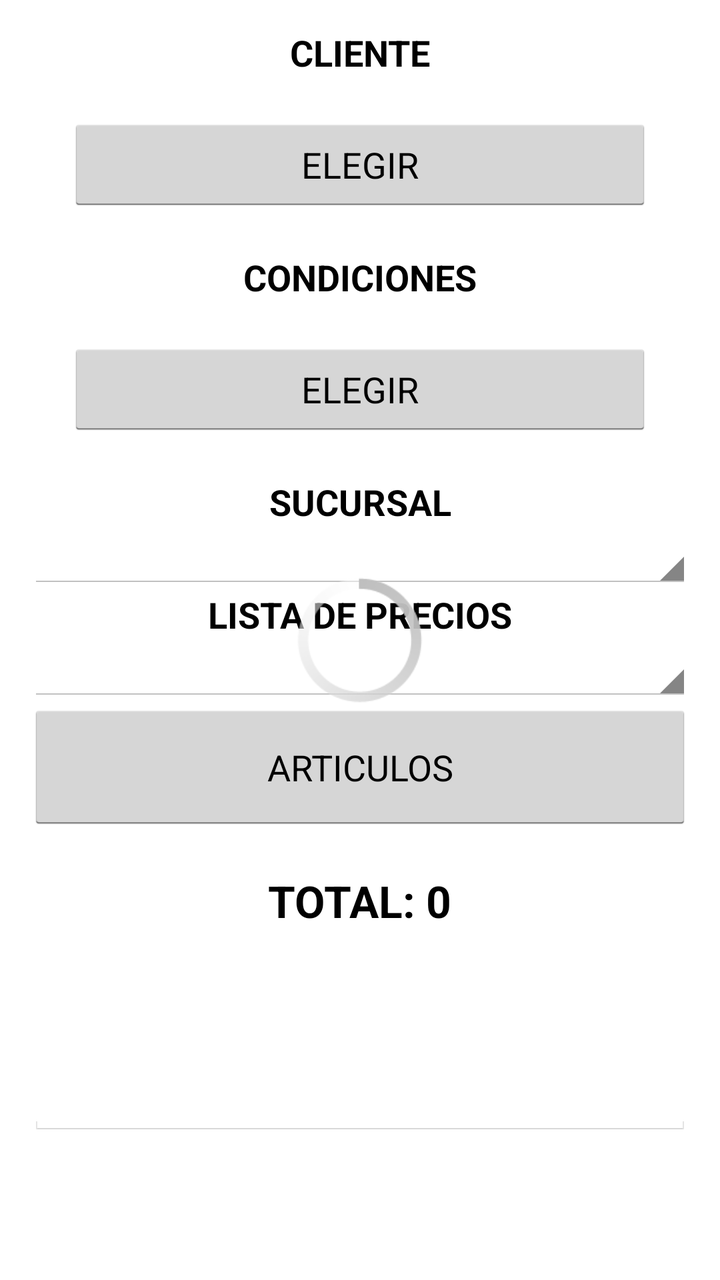
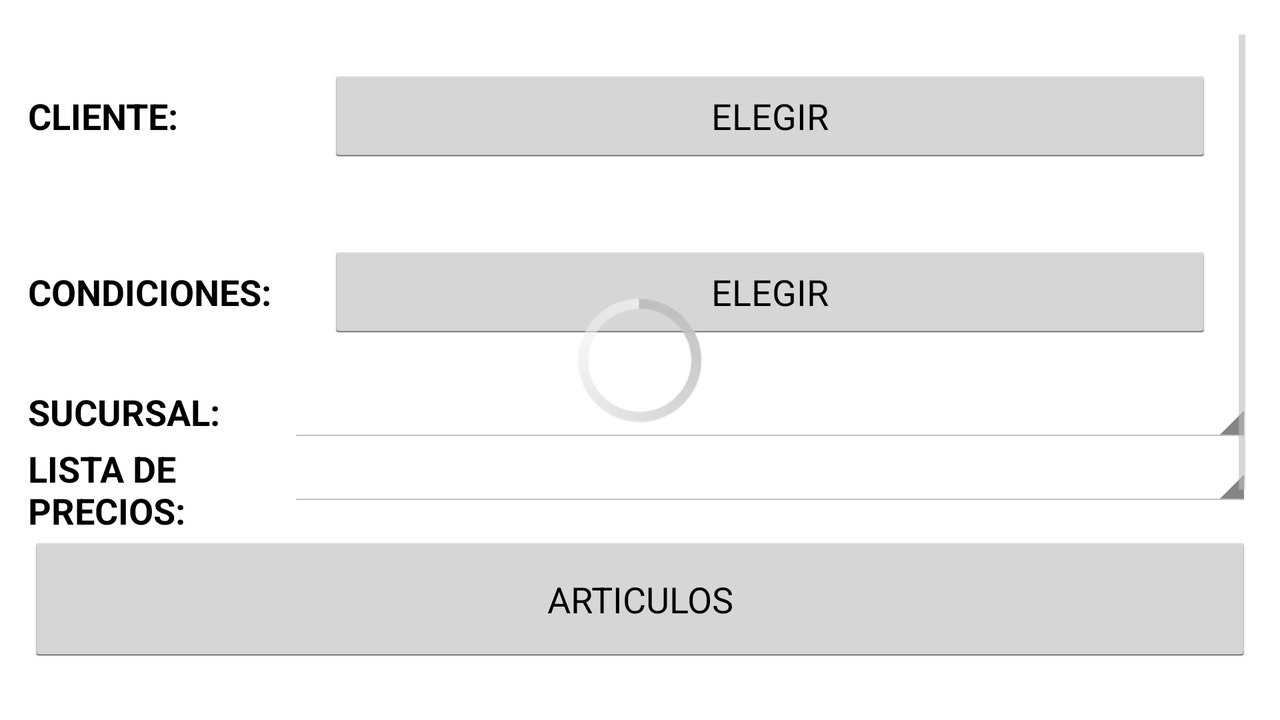

One screen, two layout resources from the same app: the default and the repository's alternative for another configuration. Each is rendered where Android would select it; the XML of both is given below.
<!-- AndroidManifest.xml: application theme android:Theme.Holo.Light.DarkActionBar -->
<!-- res/layout/fragment_pedidos.xml -->
<FrameLayout xmlns:android="http://schemas.android.com/apk/res/android"
    xmlns:tools="http://schemas.android.com/tools"
    android:layout_width="match_parent"
    android:layout_height="match_parent"
    tools:context="py.com.sshc.app.PedidosFragment">

    

    <ScrollView
        android:layout_width="fill_parent"
        android:layout_height="fill_parent"
        android:id="@+id/scrollView"
        android:layout_gravity="center" >

        <LinearLayout
            android:orientation="vertical"
            android:layout_width="fill_parent"
            android:layout_height="fill_parent"
            android:layout_margin="14dp"
            android:weightSum="1">

            <LinearLayout
                android:layout_width="match_parent"
                android:layout_height="wrap_content"
                android:layout_gravity="center_horizontal|bottom"
                android:orientation="vertical"

                >

                <TextView
                    android:layout_width="match_parent"
                    android:layout_height="wrap_content"
                    android:layout_gravity="center"
                    android:gravity="center"
                    android:text="CLIENTE"
                    android:textAppearance="?android:attr/textAppearanceMedium"
                    android:textStyle="normal|bold" />

                <Button
                    android:id="@+id/buttonElegirCliente"
                    android:layout_width="fill_parent"
                    android:layout_height="wrap_content"
                    android:layout_gravity="center"
                    android:layout_margin="20dp"
                    android:text="ELEGIR" />


            </LinearLayout>

            <LinearLayout
                android:layout_width="match_parent"
                android:layout_height="wrap_content"
                android:layout_gravity="center_horizontal|bottom"
                android:orientation="vertical"

                >

                <TextView
                    android:layout_width="match_parent"
                    android:layout_height="wrap_content"
                    android:layout_gravity="center"
                    android:gravity="center"
                    android:text="CONDICIONES"
                    android:textAppearance="?android:attr/textAppearanceMedium"
                    android:textStyle="normal|bold" />

                <Button
                    android:id="@+id/buttonElegirCredito"
                    android:layout_width="fill_parent"
                    android:layout_height="wrap_content"
                    android:layout_margin="20dp"
                    android:text="ELEGIR" />

            </LinearLayout>


            <LinearLayout
                android:layout_width="match_parent"
                android:layout_height="wrap_content"
                android:layout_gravity="center_horizontal|bottom"
                android:orientation="vertical"

                >


                <TextView
                    android:layout_width="match_parent"
                    android:layout_height="wrap_content"
                    android:layout_gravity="center"
                    android:gravity="center"
                    android:text="SUCURSAL"
                    android:textAppearance="?android:attr/textAppearanceMedium"
                    android:textStyle="normal|bold" />

                <Spinner
                    android:id="@+id/spinnerSucursal_pedidos"
                    android:layout_width="fill_parent"
                    android:layout_height="wrap_content">

                </Spinner>

            </LinearLayout>

            <LinearLayout
                android:layout_width="match_parent"
                android:layout_height="wrap_content"
                android:layout_gravity="center_horizontal|bottom"
                android:orientation="vertical"

                >


                <TextView
                    android:layout_width="match_parent"
                    android:layout_height="wrap_content"
                    android:layout_gravity="center"
                    android:gravity="center"
                    android:text="LISTA DE PRECIOS"
                    android:textAppearance="?android:attr/textAppearanceMedium"
                    android:textStyle="normal|bold" />

                <Spinner
                    android:id="@+id/spinnerPreciosLista_pedidos"
                    android:layout_width="fill_parent"
                    android:layout_height="wrap_content">

                </Spinner>

            </LinearLayout>




            <Button
                android:layout_width="fill_parent"
                android:layout_height="wrap_content"
                android:text="ARTICULOS"
                android:id="@+id/buttonElegirArticulos"
                android:padding="20dp"

                />

            <LinearLayout
                android:orientation="horizontal"
                android:layout_width="wrap_content"
                android:layout_height="wrap_content"
                android:layout_gravity="center_horizontal"
                android:padding="20dp"
                >

                <TextView
                    android:layout_width="wrap_content"
                    android:layout_height="wrap_content"
                    android:textAppearance="?android:attr/textAppearanceLarge"
                    android:text="TOTAL: "
                    android:textStyle="bold"
                    android:layout_gravity="center"
                    />
                <TextView
                    android:layout_width="wrap_content"
                    android:layout_height="wrap_content"
                    android:textAppearance="?android:attr/textAppearanceLarge"
                    android:text="0"
                    android:id="@+id/textView_formPedidosArticulo_total"
                    android:layout_centerInParent="true"
                    android:gravity="center_horizontal"
                    android:layout_gravity="center_vertical"
                    android:textStyle="bold"
                    />

            </LinearLayout>

            <TextView
                android:layout_width="fill_parent"
                android:layout_height="wrap_content"
                android:textAppearance="?android:attr/textAppearanceMedium"
                android:text=""
                android:id="@+id/textView_fragment_pedidos_estado_autorizacion"
                android:textStyle="normal|bold"
                android:layout_gravity="center"
                android:gravity="center_horizontal"
                android:paddingTop="20dp"
                />



            <EditText
                android:layout_width="fill_parent"
                android:layout_height="wrap_content"
                android:inputType="textMultiLine"
                android:ems="10"
                android:text=""
                android:id="@+id/editText_fragmen_pedidos_resultado"
                android:layout_gravity="center_horizontal|bottom"
                android:enabled="false"
                />

        </LinearLayout>

    </ScrollView>

    <ProgressBar
        android:layout_width="80dp"
        android:layout_height="80dp"
        android:layout_gravity="center"
        android:id="@+id/progressBar_fragmen_pedidos"
        />

</FrameLayout>
<!-- resources referenced by this layout -->
<resources>

</resources>
<!-- res/layout-w600dp/fragment_pedidos.xml (the repository's variant of the layout above) -->
<!-- drawn on the phone turned sideways -->
<FrameLayout xmlns:android="http://schemas.android.com/apk/res/android"
    xmlns:tools="http://schemas.android.com/tools"
    android:layout_width="match_parent"
    android:layout_height="match_parent"
    android:padding="14dp"
    tools:context="py.com.sshc.app.PedidosFragment">

    

    <ScrollView
        android:layout_width="fill_parent"
        android:layout_height="fill_parent"
        android:id="@+id/scrollView"
        android:layout_gravity="center" >

        <LinearLayout
            android:layout_width="fill_parent"
            android:layout_height="fill_parent"
            android:orientation="vertical"
            android:weightSum="1">

            <LinearLayout
                android:layout_width="match_parent"
                android:layout_height="wrap_content"
                android:layout_gravity="center_horizontal|bottom"
                android:orientation="horizontal"

                >

                <TextView
                    android:layout_width="130dp"
                    android:layout_height="wrap_content"
                    android:layout_gravity="center"
                    android:text="CLIENTE:"
                    android:textAppearance="?android:attr/textAppearanceMedium"
                    android:textStyle="normal|bold" />

                <Button
                    android:id="@+id/buttonElegirCliente"
                    android:layout_width="fill_parent"
                    android:layout_height="wrap_content"
                    android:layout_gravity="center"
                    android:layout_margin="20dp"
                    android:text="ELEGIR" />


            </LinearLayout>

            <LinearLayout
                android:layout_width="match_parent"
                android:layout_height="wrap_content"
                android:layout_gravity="center_horizontal|bottom"
                android:orientation="horizontal"

                >

                <TextView
                    android:layout_width="130dp"
                    android:layout_height="wrap_content"
                    android:layout_gravity="center"
                    android:text="CONDICIONES:"
                    android:textAppearance="?android:attr/textAppearanceMedium"
                    android:textStyle="normal|bold" />

                <Button
                    android:id="@+id/buttonElegirCredito"
                    android:layout_width="fill_parent"
                    android:layout_height="wrap_content"
                    android:layout_margin="20dp"
                    android:text="ELEGIR" />

            </LinearLayout>


            <LinearLayout
                android:layout_width="match_parent"
                android:layout_height="wrap_content"
                android:layout_gravity="center_horizontal|bottom"
                android:orientation="horizontal"

                >


                <TextView
                    android:layout_width="130dp"
                    android:layout_height="wrap_content"
                    android:layout_gravity="center"
                    android:text="SUCURSAL:"
                    android:textAppearance="?android:attr/textAppearanceMedium"
                    android:textStyle="normal|bold" />

                <Spinner
                    android:id="@+id/spinnerSucursal_pedidos"
                    android:layout_width="fill_parent"
                    android:layout_height="wrap_content">

                </Spinner>

            </LinearLayout>

            <LinearLayout
                android:layout_width="match_parent"
                android:layout_height="wrap_content"
                android:layout_gravity="center_horizontal|bottom"
                android:orientation="horizontal"

                >


                <TextView
                    android:layout_width="130dp"
                    android:layout_height="wrap_content"
                    android:layout_gravity="center"
                    android:text="LISTA DE PRECIOS:"
                    android:textAppearance="?android:attr/textAppearanceMedium"
                    android:textStyle="normal|bold" />

                <Spinner
                    android:id="@+id/spinnerPreciosLista_pedidos"
                    android:layout_width="fill_parent"
                    android:layout_height="wrap_content">

                </Spinner>

            </LinearLayout>


            <Button
                android:id="@+id/buttonElegirArticulos"
                android:layout_width="fill_parent"
                android:layout_height="wrap_content"
                android:padding="20dp"
                android:text="ARTICULOS"

                />

            <LinearLayout
                android:orientation="horizontal"
                android:layout_width="wrap_content"
                android:layout_height="wrap_content"
                android:layout_gravity="center_horizontal"
                android:padding="20dp"
                >

                <TextView
                    android:layout_width="wrap_content"
                    android:layout_height="wrap_content"
                    android:textAppearance="?android:attr/textAppearanceLarge"
                    android:text="TOTAL: "
                    android:textStyle="bold"
                    android:layout_gravity="center"
                    />
                <TextView
                    android:layout_width="wrap_content"
                    android:layout_height="wrap_content"
                    android:textAppearance="?android:attr/textAppearanceLarge"
                    android:text="0"
                    android:id="@+id/textView_formPedidosArticulo_total"
                    android:layout_centerInParent="true"
                    android:gravity="center_horizontal"
                    android:layout_gravity="center_vertical"
                    android:textStyle="bold"
                    />

            </LinearLayout>

            <TextView
                android:id="@+id/textView_fragment_pedidos_estado_autorizacion"
                android:layout_width="fill_parent"
                android:layout_height="wrap_content"
                android:layout_gravity="center"
                android:gravity="center_horizontal"
                android:paddingTop="20dp"
                android:text=""
                android:textAppearance="?android:attr/textAppearanceMedium"
                android:textStyle="normal|bold" />


            <EditText
                android:id="@+id/editText_fragmen_pedidos_resultado"
                android:layout_width="fill_parent"
                android:layout_height="wrap_content"
                android:layout_gravity="center_horizontal|bottom"
                android:ems="10"
                android:enabled="false"
                android:inputType="textMultiLine"
                android:text="" />

        </LinearLayout>

    </ScrollView>

    <ProgressBar
        android:layout_width="80dp"
        android:layout_height="80dp"
        android:layout_gravity="center"
        android:id="@+id/progressBar_fragmen_pedidos"
        />

</FrameLayout>
